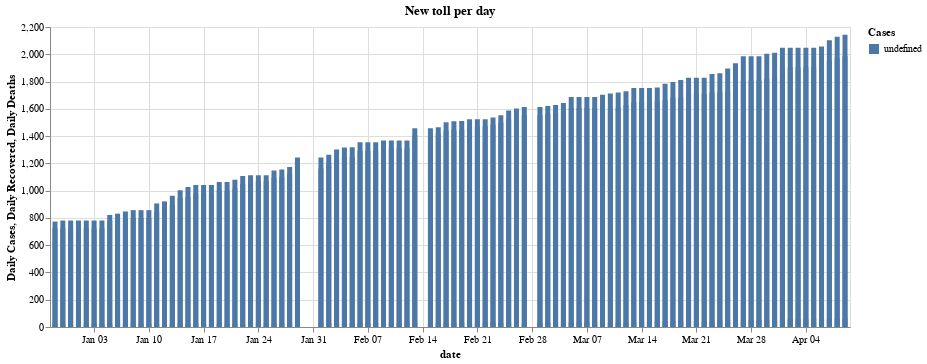

Notebook code cell kept with this figure:
### Code cell
city['daily_cases'] = city['totalCases']
city['daily_deaths'] = city['totalDeaths']
city['daily_recovered'] = city['totalRecovered']

# Initiate chart with data
totalCases = alt.Chart(city).mark_bar(color = '#106466').encode(alt.X('date:T'), alt.Y('daily_cases:Q', title = "Daily Cases"))
totalDeaths = alt.Chart(city).mark_bar(color = '#DC143C').encode(alt.X('date:T'), alt.Y('daily_deaths:Q', title = "Daily Deaths"))
totalRecovered = alt.Chart(city).mark_bar(color = '#87C232').encode(alt.X('date:T'), alt.Y('daily_recovered:Q', title = "Daily Recovered"))

(totalCases + totalRecovered + totalDeaths).encode(color = "Cases:N").properties(title = "New toll per day", width = 800)

### Figure 1 — Vega-Lite specification as saved in the notebook (floating-point values rounded to 4 significant figures)
{"config": {"view": {"continuousWidth": 400, "continuousHeight": 300}}, "layer": [{"mark": {"type": "bar", "color": "#106466"}, "encoding": {"x": {"type": "temporal", "field": "date"}, "y": {"type": "quantitative", "field": "daily_cases", "title": "Daily Cases"}}}, {"mark": {"type": "bar", "color": "#87C232"}, "encoding": {"x": {"type": "temporal", "field": "date"}, "y": {"type": "quantitative", "field": "daily_recovered", "title": "Daily Recovered"}}}, {"mark": {"type": "bar", "color": "#DC143C"}, "encoding": {"x": {"type": "temporal", "field": "date"}, "y": {"type": "quantitative", "field": "daily_deaths", "title": "Daily Deaths"}}}], "data": {"name": "data-9bb38bd20a0dbc3cf6a016e93a6313f7"}, "encoding": {"color": {"type": "nominal", "field": "Cases"}}, "title": "New toll per day", "width": 800, "$schema": "https://vega.github.io/schema/vega-lite/v4.8.1.json", "datasets": {"data-9bb38bd20a0dbc3cf6a016e93a6313f7": [{"city": "Aparecida", "date": "2020-12-29T00:00:00", "totalDeaths": 21, "totalCases": 773, "totalRecovered": 723, "totalBeds": 11, "intubated": 1, "new cases": null, "new deaths": null, "new recovered": null, "daily_cases": 773, "daily_deaths": 21, "daily_recovered": 723}, {"city": "Aparecida", "date": "2020-12-30T00:00:00", "totalDeaths": 21, "totalCases": 781, "totalRecovered": 724, "totalBeds": 13, "intubated": 1, "new cases": 8.0, "new deaths": 0.0, "new recovered": 1.0, "daily_cases": 781, "daily_deaths": 21, "daily_recovered": 724}, {"city": "Aparecida", "date": "2020-12-31T00:00:00", "totalDeaths": 21, "totalCases": 781, "totalRecovered": 724, "totalBeds": 13, "intubated": 1, "new cases": 0.0, "new deaths": 0.0, "new recovered": 0.0, "daily_cases": 781, "daily_deaths": 21, "daily_recovered": 724}, {"city": "Aparecida", "date": "2021-01-01T00:00:00", "totalDeaths": 21, "totalCases": 781, "totalRecovered": 724, "totalBeds": 13, "intubated": 1, "new cases": 0.0, "new deaths": 0.0, "new recovered": 0.0, "daily_cases": 781, "daily_deaths": 21, "daily_recovered": 724}, {"city": "Aparecida", "date": "2021-01-02T00:00:00", "totalDeaths": 21, "totalCases": 781, "totalRecovered": 724, "totalBeds": 13, "intubated": 1, "new cases": 0.0, "new deaths": 0.0, "new recovered": 0.0, "daily_cases": 781, "daily_deaths": 21, "daily_recovered": 724}, {"city": "Aparecida", "date": "2021-01-03T00:00:00", "totalDeaths": 21, "totalCases": 781, "totalRecovered": 724, "totalBeds": 13, "intubated": 1, "new cases": 0.0, "new deaths": 0.0, "new recovered": 0.0, "daily_cases": 781, "daily_deaths": 21, "daily_recovered": 724}, {"city": "Aparecida", "date": "2021-01-04T00:00:00", "totalDeaths": 21, "totalCases": 781, "totalRecovered": 724, "totalBeds": 13, "intubated": 1, "new cases": 0.0, "new deaths": 0.0, "new recovered": 0.0, "daily_cases": 781, "daily_deaths": 21, "daily_recovered": 724}, {"city": "Aparecida", "date": "2021-01-05T00:00:00", "totalDeaths": 22, "totalCases": 822, "totalRecovered": 780, "totalBeds": 8, "intubated": 3, "new cases": 41.0, "new deaths": 1.0, "new recovered": 56.0, "daily_cases": 822, "daily_deaths": 22, "daily_recovered": 780}, {"city": "Aparecida", "date": "2021-01-06T00:00:00", "totalDeaths": 22, "totalCases": 831, "totalRecovered": 786, "totalBeds": 11, "intubated": 2, "new cases": 9.0, "new deaths": 0.0, "new recovered": 6.0, "daily_cases": 831, "daily_deaths": 22, "daily_recovered": 786}, {"city": "Aparecida", "date": "2021-01-07T00:00:00", "totalDeaths": 22, "totalCases": 847, "totalRecovered": 792, "totalBeds": 15, "intubated": 2, "new cases": 16.0, "new deaths": 0.0, "new recovered": 6.0, "daily_cases": 847, "daily_deaths": 22, "daily_recovered": 792}, {"city": "Aparecida", "date": "2021-01-08T00:00:00", "totalDeaths": 22, "totalCases": 857, "totalRecovered": 799, "totalBeds": 16, "intubated": 4, "new cases": 10.0, "new deaths": 0.0, "new recovered": 7.0, "daily_cases": 857, "daily_deaths": 22, "daily_recovered": 799}, {"city": "Aparecida", "date": "2021-01-09T00:00:00", "totalDeaths": 22, "totalCases": 857, "totalRecovered": 799, "totalBeds": 16, "intubated": 4, "new cases": 0.0, "new deaths": 0.0, "new recovered": 0.0, "daily_cases": 857, "daily_deaths": 22, "daily_recovered": 799}, {"city": "Aparecida", "date": "2021-01-10T00:00:00", "totalDeaths": 22, "totalCases": 857, "totalRecovered": 799, "totalBeds": 16, "intubated": 4, "new cases": 0.0, "new deaths": 0.0, "new recovered": 0.0, "daily_cases": 857, "daily_deaths": 22, "daily_recovered": 799}, {"city": "Aparecida", "date": "2021-01-11T00:00:00", "totalDeaths": 22, "totalCases": 906, "totalRecovered": 841, "totalBeds": 22, "intubated": 1, "new cases": 49.0, "new deaths": 0.0, "new recovered": 42.0, "daily_cases": 906, "daily_deaths": 22, "daily_recovered": 841}, {"city": "Aparecida", "date": "2021-01-12T00:00:00", "totalDeaths": 22, "totalCases": 921, "totalRecovered": 873, "totalBeds": 23, "intubated": 2, "new cases": 15.0, "new deaths": 0.0, "new recovered": 32.0, "daily_cases": 921, "daily_deaths": 22, "daily_recovered": 873}, {"city": "Aparecida", "date": "2021-01-13T00:00:00", "totalDeaths": 22, "totalCases": 963, "totalRecovered": 894, "totalBeds": 26, "intubated": 2, "new cases": 42.0, "new deaths": 0.0, "new recovered": 21.0, "daily_cases": 963, "daily_deaths": 22, "daily_recovered": 894}, {"city": "Aparecida", "date": "2021-01-14T00:00:00", "totalDeaths": 22, "totalCases": 1002, "totalRecovered": 946, "totalBeds": 15, "intubated": 1, "new cases": 39.0, "new deaths": 0.0, "new recovered": 52.0, "daily_cases": 1002, "daily_deaths": 22, "daily_recovered": 946}, {"city": "Aparecida", "date": "2021-01-15T00:00:00", "totalDeaths": 22, "totalCases": 1027, "totalRecovered": 955, "totalBeds": 16, "intubated": 1, "new cases": 25.0, "new deaths": 0.0, "new recovered": 9.0, "daily_cases": 1027, "daily_deaths": 22, "daily_recovered": 955}, {"city": "Aparecida", "date": "2021-01-16T00:00:00", "totalDeaths": 23, "totalCases": 1042, "totalRecovered": 981, "totalBeds": 23, "intubated": 0, "new cases": 15.0, "new deaths": 1.0, "new recovered": 26.0, "daily_cases": 1042, "daily_deaths": 23, "daily_recovered": 981}, {"city": "Aparecida", "date": "2021-01-17T00:00:00", "totalDeaths": 23, "totalCases": 1042, "totalRecovered": 981, "totalBeds": 23, "intubated": 0, "new cases": 0.0, "new deaths": 0.0, "new recovered": 0.0, "daily_cases": 1042, "daily_deaths": 23, "daily_recovered": 981}, {"city": "Aparecida", "date": "2021-01-18T00:00:00", "totalDeaths": 23, "totalCases": 1042, "totalRecovered": 981, "totalBeds": 23, "intubated": 0, "new cases": 0.0, "new deaths": 0.0, "new recovered": 0.0, "daily_cases": 1042, "daily_deaths": 23, "daily_recovered": 981}, {"city": "Aparecida", "date": "2021-01-19T00:00:00", "totalDeaths": 23, "totalCases": 1064, "totalRecovered": 1000, "totalBeds": 28, "intubated": 0, "new cases": 22.0, "new deaths": 0.0, "new recovered": 19.0, "daily_cases": 1064, "daily_deaths": 23, "daily_recovered": 1000}, {"city": "Aparecida", "date": "2021-01-20T00:00:00", "totalDeaths": 23, "totalCases": 1064, "totalRecovered": 1000, "totalBeds": 20, "intubated": 1, "new cases": 0.0, "new deaths": 0.0, "new recovered": 0.0, "daily_cases": 1064, "daily_deaths": 23, "daily_recovered": 1000}, {"city": "Aparecida", "date": "2021-01-21T00:00:00", "totalDeaths": 23, "totalCases": 1079, "totalRecovered": 1016, "totalBeds": 21, "intubated": 2, "new cases": 15.0, "new deaths": 0.0, "new recovered": 16.0, "daily_cases": 1079, "daily_deaths": 23, "daily_recovered": 1016}, {"city": "Aparecida", "date": "2021-01-22T00:00:00", "totalDeaths": 23, "totalCases": 1107, "totalRecovered": 1050, "totalBeds": 15, "intubated": 2, "new cases": 28.0, "new deaths": 0.0, "new recovered": 34.0, "daily_cases": 1107, "daily_deaths": 23, "daily_recovered": 1050}, {"city": "Aparecida", "date": "2021-01-23T00:00:00", "totalDeaths": 25, "totalCases": 1112, "totalRecovered": 1069, "totalBeds": 16, "intubated": 3, "new cases": 5.0, "new deaths": 2.0, "new recovered": 19.0, "daily_cases": 1112, "daily_deaths": 25, "daily_recovered": 1069}, {"city": "Aparecida", "date": "2021-01-24T00:00:00", "totalDeaths": 25, "totalCases": 1112, "totalRecovered": 1069, "totalBeds": 16, "intubated": 3, "new cases": 0.0, "new deaths": 0.0, "new recovered": 0.0, "daily_cases": 1112, "daily_deaths": 25, "daily_recovered": 1069}, {"city": "Aparecida", "date": "2021-01-25T00:00:00", "totalDeaths": 25, "totalCases": 1112, "totalRecovered": 1069, "totalBeds": 16, "intubated": 3, "new cases": 0.0, "new deaths": 0.0, "new recovered": 0.0, "daily_cases": 1112, "daily_deaths": 25, "daily_recovered": 1069}, {"city": "Aparecida", "date": "2021-01-26T00:00:00", "totalDeaths": 25, "totalCases": 1147, "totalRecovered": 1096, "totalBeds": 17, "intubated": 4, "new cases": 35.0, "new deaths": 0.0, "new recovered": 27.0, "daily_cases": 1147, "daily_deaths": 25, "daily_recovered": 1096}, {"city": "Aparecida", "date": "2021-01-27T00:00:00", "totalDeaths": 26, "totalCases": 1155, "totalRecovered": 1101, "totalBeds": 18, "intubated": 4, "new cases": 8.0, "new deaths": 1.0, "new recovered": 5.0, "daily_cases": 1155, "daily_deaths": 26, "daily_recovered": 1101}, {"city": "Aparecida", "date": "2021-01-28T00:00:00", "totalDeaths": 27, "totalCases": 1174, "totalRecovered": 1120, "totalBeds": 16, "intubated": 2, "new cases": 19.0, "new deaths": 1.0, "new recovered": 19.0, "daily_cases": 1174, "daily_deaths": 27, "daily_recovered": 1120}, {"city": "Aparecida", "date": "2021-01-29T00:00:00", "totalDeaths": 27, "totalCases": 1243, "totalRecovered": 1162, "totalBeds": 16, "intubated": 2, "new cases": 69.0, "new deaths": 0.0, "new recovered": 42.0, "daily_cases": 1243, "daily_deaths": 27, "daily_recovered": 1162}, {"city": "Aparecida", "date": "2021-02-01T00:00:00", "totalDeaths": 28, "totalCases": 1243, "totalRecovered": 1162, "totalBeds": 18, "intubated": 1, "new cases": 0.0, "new deaths": 1.0, "new recovered": 0.0, "daily_cases": 1243, "daily_deaths": 28, "daily_recovered": 1162}, {"city": "Aparecida", "date": "2021-02-02T00:00:00", "totalDeaths": 28, "totalCases": 1264, "totalRecovered": 1207, "totalBeds": 15, "intubated": 1, "new cases": 21.0, "new deaths": 0.0, "new recovered": 45.0, "daily_cases": 1264, "daily_deaths": 28, "daily_recovered": 1207}, {"city": "Aparecida", "date": "2021-02-03T00:00:00", "totalDeaths": 28, "totalCases": 1302, "totalRecovered": 1242, "totalBeds": 15, "intubated": 1, "new cases": 38.0, "new deaths": 0.0, "new recovered": 35.0, "daily_cases": 1302, "daily_deaths": 28, "daily_recovered": 1242}, {"city": "Aparecida", "date": "2021-02-04T00:00:00", "totalDeaths": 28, "totalCases": 1317, "totalRecovered": 1246, "totalBeds": 12, "intubated": 0, "new cases": 15.0, "new deaths": 0.0, "new recovered": 4.0, "daily_cases": 1317, "daily_deaths": 28, "daily_recovered": 1246}, {"city": "Aparecida", "date": "2021-02-05T00:00:00", "totalDeaths": 29, "totalCases": 1318, "totalRecovered": 1246, "totalBeds": 12, "intubated": 2, "new cases": 1.0, "new deaths": 1.0, "new recovered": 0.0, "daily_cases": 1318, "daily_deaths": 29, "daily_recovered": 1246}, {"city": "Aparecida", "date": "2021-02-06T00:00:00", "totalDeaths": 29, "totalCases": 1355, "totalRecovered": 1291, "totalBeds": 7, "intubated": 0, "new cases": 37.0, "new deaths": 0.0, "new recovered": 45.0, "daily_cases": 1355, "daily_deaths": 29, "daily_recovered": 1291}, {"city": "Aparecida", "date": "2021-02-07T00:00:00", "totalDeaths": 29, "totalCases": 1355, "totalRecovered": 1291, "totalBeds": 7, "intubated": 0, "new cases": 0.0, "new deaths": 0.0, "new recovered": 0.0, "daily_cases": 1355, "daily_deaths": 29, "daily_recovered": 1291}, {"city": "Aparecida", "date": "2021-02-08T00:00:00", "totalDeaths": 29, "totalCases": 1355, "totalRecovered": 1291, "totalBeds": 7, "intubated": 0, "new cases": 0.0, "new deaths": 0.0, "new recovered": 0.0, "daily_cases": 1355, "daily_deaths": 29, "daily_recovered": 1291}, {"city": "Aparecida", "date": "2021-02-09T00:00:00", "totalDeaths": 30, "totalCases": 1367, "totalRecovered": 1310, "totalBeds": 11, "intubated": 0, "new cases": 12.0, "new deaths": 1.0, "new recovered": 19.0, "daily_cases": 1367, "daily_deaths": 30, "daily_recovered": 1310}, {"city": "Aparecida", "date": "2021-02-10T00:00:00", "totalDeaths": 30, "totalCases": 1367, "totalRecovered": 1310, "totalBeds": 11, "intubated": 0, "new cases": 0.0, "new deaths": 0.0, "new recovered": 0.0, "daily_cases": 1367, "daily_deaths": 30, "daily_recovered": 1310}, {"city": "Aparecida", "date": "2021-02-11T00:00:00", "totalDeaths": 30, "totalCases": 1367, "totalRecovered": 1310, "totalBeds": 10, "intubated": 0, "new cases": 0.0, "new deaths": 0.0, "new recovered": 0.0, "daily_cases": 1367, "daily_deaths": 30, "daily_recovered": 1310}, {"city": "Aparecida", "date": "2021-02-12T00:00:00", "totalDeaths": 30, "totalCases": 1367, "totalRecovered": 1310, "totalBeds": 13, "intubated": 0, "new cases": 0.0, "new deaths": 0.0, "new recovered": 0.0, "daily_cases": 1367, "daily_deaths": 30, "daily_recovered": 1310}, {"city": "Aparecida", "date": "2021-02-13T00:00:00", "totalDeaths": 30, "totalCases": 1457, "totalRecovered": 1409, "totalBeds": 15, "intubated": 0, "new cases": 90.0, "new deaths": 0.0, "new recovered": 99.0, "daily_cases": 1457, "daily_deaths": 30, "daily_recovered": 1409}, {"city": "Aparecida", "date": "2021-02-15T00:00:00", "totalDeaths": 30, "totalCases": 1457, "totalRecovered": 1409, "totalBeds": 15, "intubated": 0, "new cases": 0.0, "new deaths": 0.0, "new recovered": 0.0, "daily_cases": 1457, "daily_deaths": 30, "daily_recovered": 1409}, {"city": "Aparecida", "date": "2021-02-16T00:00:00", "totalDeaths": 30, "totalCases": 1465, "totalRecovered": 1417, "totalBeds": 12, "intubated": 0, "new cases": 8.0, "new deaths": 0.0, "new recovered": 8.0, "daily_cases": 1465, "daily_deaths": 30, "daily_recovered": 1417}, {"city": "Aparecida", "date": "2021-02-17T00:00:00", "totalDeaths": 30, "totalCases": 1501, "totalRecovered": 1439, "totalBeds": 12, "intubated": 0, "new cases": 36.0, "new deaths": 0.0, "new recovered": 22.0, "daily_cases": 1501, "daily_deaths": 30, "daily_recovered": 1439}, {"city": "Aparecida", "date": "2021-02-18T00:00:00", "totalDeaths": 30, "totalCases": 1508, "totalRecovered": 1447, "totalBeds": 12, "intubated": 0, "new cases": 7.0, "new deaths": 0.0, "new recovered": 8.0, "daily_cases": 1508, "daily_deaths": 30, "daily_recovered": 1447}, {"city": "Aparecida", "date": "2021-02-19T00:00:00", "totalDeaths": 30, "totalCases": 1510, "totalRecovered": 1447, "totalBeds": 13, "intubated": 0, "new cases": 2.0, "new deaths": 0.0, "new recovered": 0.0, "daily_cases": 1510, "daily_deaths": 30, "daily_recovered": 1447}, {"city": "Aparecida", "date": "2021-02-20T00:00:00", "totalDeaths": 30, "totalCases": 1523, "totalRecovered": 1470, "totalBeds": 10, "intubated": 0, "new cases": 13.0, "new deaths": 0.0, "new recovered": 23.0, "daily_cases": 1523, "daily_deaths": 30, "daily_recovered": 1470}, {"city": "Aparecida", "date": "2021-02-21T00:00:00", "totalDeaths": 30, "totalCases": 1523, "totalRecovered": 1470, "totalBeds": 10, "intubated": 0, "new cases": 0.0, "new deaths": 0.0, "new recovered": 0.0, "daily_cases": 1523, "daily_deaths": 30, "daily_recovered": 1470}, {"city": "Aparecida", "date": "2021-02-22T00:00:00", "totalDeaths": 30, "totalCases": 1523, "totalRecovered": 1470, "totalBeds": 10, "intubated": 0, "new cases": 0.0, "new deaths": 0.0, "new recovered": 0.0, "daily_cases": 1523, "daily_deaths": 30, "daily_recovered": 1470}, {"city": "Aparecida", "date": "2021-02-23T00:00:00", "totalDeaths": 30, "totalCases": 1536, "totalRecovered": 1484, "totalBeds": 9, "intubated": 0, "new cases": 13.0, "new deaths": 0.0, "new recovered": 14.0, "daily_cases": 1536, "daily_deaths": 30, "daily_recovered": 1484}, {"city": "Aparecida", "date": "2021-02-24T00:00:00", "totalDeaths": 30, "totalCases": 1552, "totalRecovered": 1497, "totalBeds": 11, "intubated": 0, "new cases": 16.0, "new deaths": 0.0, "new recovered": 13.0, "daily_cases": 1552, "daily_deaths": 30, "daily_recovered": 1497}, {"city": "Aparecida", "date": "2021-02-25T00:00:00", "totalDeaths": 30, "totalCases": 1588, "totalRecovered": 1522, "totalBeds": 8, "intubated": 1, "new cases": 36.0, "new deaths": 0.0, "new recovered": 25.0, "daily_cases": 1588, "daily_deaths": 30, "daily_recovered": 1522}, {"city": "Aparecida", "date": "2021-02-26T00:00:00", "totalDeaths": 30, "totalCases": 1603, "totalRecovered": 1526, "totalBeds": 12, "intubated": 0, "new cases": 15.0, "new deaths": 0.0, "new recovered": 4.0, "daily_cases": 1603, "daily_deaths": 30, "daily_recovered": 1526}, {"city": "Aparecida", "date": "2021-02-27T00:00:00", "totalDeaths": 31, "totalCases": 1614, "totalRecovered": 1552, "totalBeds": 16, "intubated": 0, "new cases": 11.0, "new deaths": 1.0, "new recovered": 26.0, "daily_cases": 1614, "daily_deaths": 31, "daily_recovered": 1552}, {"city": "Aparecida", "date": "2021-03-01T00:00:00", "totalDeaths": 31, "totalCases": 1614, "totalRecovered": 1552, "totalBeds": 16, "intubated": 0, "new cases": 0.0, "new deaths": 0.0, "new recovered": 0.0, "daily_cases": 1614, "daily_deaths": 31, "daily_recovered": 1552}, {"city": "Aparecida", "date": "2021-03-02T00:00:00", "totalDeaths": 31, "totalCases": 1620, "totalRecovered": 1561, "totalBeds": 17, "intubated": 0, "new cases": 6.0, "new deaths": 0.0, "new recovered": 9.0, "daily_cases": 1620, "daily_deaths": 31, "daily_recovered": 1561}, {"city": "Aparecida", "date": "2021-03-03T00:00:00", "totalDeaths": 31, "totalCases": 1628, "totalRecovered": 1569, "totalBeds": 13, "intubated": 2, "new cases": 8.0, "new deaths": 0.0, "new recovered": 8.0, "daily_cases": 1628, "daily_deaths": 31, "daily_recovered": 1569}, {"city": "Aparecida", "date": "2021-03-04T00:00:00", "totalDeaths": 31, "totalCases": 1642, "totalRecovered": 1586, "totalBeds": 14, "intubated": 1, "new cases": 14.0, "new deaths": 0.0, "new recovered": 17.0, "daily_cases": 1642, "daily_deaths": 31, "daily_recovered": 1586}, {"city": "Aparecida", "date": "2021-03-05T00:00:00", "totalDeaths": 31, "totalCases": 1686, "totalRecovered": 1607, "totalBeds": 21, "intubated": 2, "new cases": 44.0, "new deaths": 0.0, "new recovered": 21.0, "daily_cases": 1686, "daily_deaths": 31, "daily_recovered": 1607}, {"city": "Aparecida", "date": "2021-03-06T00:00:00", "totalDeaths": 31, "totalCases": 1686, "totalRecovered": 1607, "totalBeds": 21, "intubated": 2, "new cases": 0.0, "new deaths": 0.0, "new recovered": 0.0, "daily_cases": 1686, "daily_deaths": 31, "daily_recovered": 1607}, {"city": "Aparecida", "date": "2021-03-07T00:00:00", "totalDeaths": 31, "totalCases": 1686, "totalRecovered": 1607, "totalBeds": 21, "intubated": 2, "new cases": 0.0, "new deaths": 0.0, "new recovered": 0.0, "daily_cases": 1686, "daily_deaths": 31, "daily_recovered": 1607}, {"city": "Aparecida", "date": "2021-03-08T00:00:00", "totalDeaths": 31, "totalCases": 1686, "totalRecovered": 1607, "totalBeds": 21, "intubated": 2, "new cases": 0.0, "new deaths": 0.0, "new recovered": 0.0, "daily_cases": 1686, "daily_deaths": 31, "daily_recovered": 1607}, {"city": "Aparecida", "date": "2021-03-09T00:00:00", "totalDeaths": 32, "totalCases": 1703, "totalRecovered": 1610, "totalBeds": 22, "intubated": 3, "new cases": 17.0, "new deaths": 1.0, "new recovered": 3.0, "daily_cases": 1703, "daily_deaths": 32, "daily_recovered": 1610}, {"city": "Aparecida", "date": "2021-03-10T00:00:00", "totalDeaths": 32, "totalCases": 1713, "totalRecovered": 1611, "totalBeds": 24, "intubated": 1, "new cases": 10.0, "new deaths": 0.0, "new recovered": 1.0, "daily_cases": 1713, "daily_deaths": 32, "daily_recovered": 1611}, {"city": "Aparecida", "date": "2021-03-11T00:00:00", "totalDeaths": 32, "totalCases": 1719, "totalRecovered": 1611, "totalBeds": 29, "intubated": 0, "new cases": 6.0, "new deaths": 0.0, "new recovered": 0.0, "daily_cases": 1719, "daily_deaths": 32, "daily_recovered": 1611}, {"city": "Aparecida", "date": "2021-03-12T00:00:00", "totalDeaths": 33, "totalCases": 1729, "totalRecovered": 1626, "totalBeds": 24, "intubated": 0, "new cases": 10.0, "new deaths": 1.0, "new recovered": 15.0, "daily_cases": 1729, "daily_deaths": 33, "daily_recovered": 1626}, {"city": "Aparecida", "date": "2021-03-13T00:00:00", "totalDeaths": 36, "totalCases": 1753, "totalRecovered": 1649, "totalBeds": 26, "intubated": 0, "new cases": 24.0, "new deaths": 3.0, "new recovered": 23.0, "daily_cases": 1753, "daily_deaths": 36, "daily_recovered": 1649}, {"city": "Aparecida", "date": "2021-03-14T00:00:00", "totalDeaths": 36, "totalCases": 1753, "totalRecovered": 1649, "totalBeds": 26, "intubated": 0, "new cases": 0.0, "new deaths": 0.0, "new recovered": 0.0, "daily_cases": 1753, "daily_deaths": 36, "daily_recovered": 1649}, {"city": "Aparecida", "date": "2021-03-15T00:00:00", "totalDeaths": 36, "totalCases": 1753, "totalRecovered": 1649, "totalBeds": 26, "intubated": 0, "new cases": 0.0, "new deaths": 0.0, "new recovered": 0.0, "daily_cases": 1753, "daily_deaths": 36, "daily_recovered": 1649}, {"city": "Aparecida", "date": "2021-03-16T00:00:00", "totalDeaths": 38, "totalCases": 1756, "totalRecovered": 1655, "totalBeds": 27, "intubated": 2, "new cases": 3.0, "new deaths": 2.0, "new recovered": 6.0, "daily_cases": 1756, "daily_deaths": 38, "daily_recovered": 1655}, {"city": "Aparecida", "date": "2021-03-17T00:00:00", "totalDeaths": 42, "totalCases": 1784, "totalRecovered": 1662, "totalBeds": 27, "intubated": 4, "new cases": 28.0, "new deaths": 4.0, "new recovered": 7.0, "daily_cases": 1784, "daily_deaths": 42, "daily_recovered": 1662}, {"city": "Aparecida", "date": "2021-03-18T00:00:00", "totalDeaths": 42, "totalCases": 1796, "totalRecovered": 1682, "totalBeds": 38, "intubated": 4, "new cases": 12.0, "new deaths": 0.0, "new recovered": 20.0, "daily_cases": 1796, "daily_deaths": 42, "daily_recovered": 1682}, {"city": "Aparecida", "date": "2021-03-19T00:00:00", "totalDeaths": 43, "totalCases": 1811, "totalRecovered": 1682, "totalBeds": 46, "intubated": 4, "new cases": 15.0, "new deaths": 1.0, "new recovered": 0.0, "daily_cases": 1811, "daily_deaths": 43, "daily_recovered": 1682}, {"city": "Aparecida", "date": "2021-03-20T00:00:00", "totalDeaths": 44, "totalCases": 1827, "totalRecovered": 1711, "totalBeds": 55, "intubated": 4, "new cases": 16.0, "new deaths": 1.0, "new recovered": 29.0, "daily_cases": 1827, "daily_deaths": 44, "daily_recovered": 1711}, {"city": "Aparecida", "date": "2021-03-21T00:00:00", "totalDeaths": 44, "totalCases": 1827, "totalRecovered": 1711, "totalBeds": 55, "intubated": 4, "new cases": 0.0, "new deaths": 0.0, "new recovered": 0.0, "daily_cases": 1827, "daily_deaths": 44, "daily_recovered": 1711}, {"city": "Aparecida", "date": "2021-03-22T00:00:00", "totalDeaths": 44, "totalCases": 1827, "totalRecovered": 1711, "totalBeds": 55, "intubated": 4, "new cases": 0.0, "new deaths": 0.0, "new recovered": 0.0, "daily_cases": 1827, "daily_deaths": 44, "daily_recovered": 1711}, {"city": "Aparecida", "date": "2021-03-23T00:00:00", "totalDeaths": 44, "totalCases": 1856, "totalRecovered": 1719, "totalBeds": 57, "intubated": 6, "new cases": 29.0, "new deaths": 0.0, "new recovered": 8.0, "daily_cases": 1856, "daily_deaths": 44, "daily_recovered": 1719}, {"city": "Aparecida", "date": "2021-03-24T00:00:00", "totalDeaths": 48, "totalCases": 1861, "totalRecovered": 1723, "totalBeds": 48, "intubated": 7, "new cases": 5.0, "new deaths": 4.0, "new recovered": 4.0, "daily_cases": 1861, "daily_deaths": 48, "daily_recovered": 1723}, {"city": "Aparecida", "date": "2021-03-25T00:00:00", "totalDeaths": 50, "totalCases": 1896, "totalRecovered": 1728, "totalBeds": 50, "intubated": 7, "new cases": 35.0, "new deaths": 2.0, "new recovered": 5.0, "daily_cases": 1896, "daily_deaths": 50, "daily_recovered": 1728}, {"city": "Aparecida", "date": "2021-03-26T00:00:00", "totalDeaths": 50, "totalCases": 1934, "totalRecovered": 1756, "totalBeds": 46, "intubated": 7, "new cases": 38.0, "new deaths": 0.0, "new recovered": 28.0, "daily_cases": 1934, "daily_deaths": 50, "daily_recovered": 1756}, {"city": "Aparecida", "date": "2021-03-27T00:00:00", "totalDeaths": 51, "totalCases": 1985, "totalRecovered": 1807, "totalBeds": 33, "intubated": 6, "new cases": 51.0, "new deaths": 1.0, "new recovered": 51.0, "daily_cases": 1985, "daily_deaths": 51, "daily_recovered": 1807}, {"city": "Aparecida", "date": "2021-03-28T00:00:00", "totalDeaths": 51, "totalCases": 1985, "totalRecovered": 1807, "totalBeds": 33, "intubated": 6, "new cases": 0.0, "new deaths": 0.0, "new recovered": 0.0, "daily_cases": 1985, "daily_deaths": 51, "daily_recovered": 1807}, {"city": "Aparecida", "date": "2021-03-29T00:00:00", "totalDeaths": 51, "totalCases": 1985, "totalRecovered": 1807, "totalBeds": 33, "intubated": 6, "new cases": 0.0, "new deaths": 0.0, "new recovered": 0.0, "daily_cases": 1985, "daily_deaths": 51, "daily_recovered": 1807}, {"city": "Aparecida", "date": "2021-03-30T00:00:00", "totalDeaths": 54, "totalCases": 2003, "totalRecovered": 1822, "totalBeds": 40, "intubated": 6, "new cases": 18.0, "new deaths": 3.0, "new recovered": 15.0, "daily_cases": 2003, "daily_deaths": 54, "daily_recovered": 1822}, {"city": "Aparecida", "date": "2021-03-31T00:00:00", "totalDeaths": 54, "totalCases": 2012, "totalRecovered": 1829, "totalBeds": 34, "intubated": 6, "new cases": 9.0, "new deaths": 0.0, "new recovered": 7.0, "daily_cases": 2012, "daily_deaths": 54, "daily_recovered": 1829}, {"city": "Aparecida", "date": "2021-04-01T00:00:00", "totalDeaths": 59, "totalCases": 2048, "totalRecovered": 1904, "totalBeds": 39, "intubated": 5, "new cases": 36.0, "new deaths": 5.0, "new recovered": 75.0, "daily_cases": 2048, "daily_deaths": 59, "daily_recovered": 1904}, {"city": "Aparecida", "date": "2021-04-02T00:00:00", "totalDeaths": 59, "totalCases": 2048, "totalRecovered": 1904, "totalBeds": 39, "intubated": 5, "new cases": 0.0, "new deaths": 0.0, "new recovered": 0.0, "daily_cases": 2048, "daily_deaths": 59, "daily_recovered": 1904}, {"city": "Aparecida", "date": "2021-04-03T00:00:00", "totalDeaths": 59, "totalCases": 2048, "totalRecovered": 1904, "totalBeds": 39, "intubated": 5, "new cases": 0.0, "new deaths": 0.0, "new recovered": 0.0, "daily_cases": 2048, "daily_deaths": 59, "daily_recovered": 1904}, {"city": "Aparecida", "date": "2021-04-04T00:00:00", "totalDeaths": 59, "totalCases": 2048, "totalRecovered": 1904, "totalBeds": 39, "intubated": 5, "new cases": 0.0, "new deaths": 0.0, "new recovered": 0.0, "daily_cases": 2048, "daily_deaths": 59, "daily_recovered": 1904}, {"city": "Aparecida", "date": "2021-04-05T00:00:00", "totalDeaths": 59, "totalCases": 2048, "totalRecovered": 1904, "totalBeds": 39, "intubated": 5, "new cases": 0.0, "new deaths": 0.0, "new recovered": 0.0, "daily_cases": 2048, "daily_deaths": 59, "daily_recovered": 1904}, {"city": "Aparecida", "date": "2021-04-06T00:00:00", "totalDeaths": 60, "totalCases": 2057, "totalRecovered": 1923, "totalBeds": 40, "intubated": 6, "new cases": 9.0, "new deaths": 1.0, "new recovered": 19.0, "daily_cases": 2057, "daily_deaths": 60, "daily_recovered": 1923}, {"city": "Aparecida", "date": "2021-04-07T00:00:00", "totalDeaths": 60, "totalCases": 2103, "totalRecovered": 1952, "totalBeds": 39, "intubated": 7, "new cases": 46.0, "new deaths": 0.0, "new recovered": 29.0, "daily_cases": 2103, "daily_deaths": 60, "daily_recovered": 1952}, {"city": "Aparecida", "date": "2021-04-08T00:00:00", "totalDeaths": 61, "totalCases": 2128, "totalRecovered": 1971, "totalBeds": 44, "intubated": 9, "new cases": 25.0, "new deaths": 1.0, "new recovered": 19.0, "daily_cases": 2128, "daily_deaths": 61, "daily_recovered": 1971}, {"city": "Aparecida", "date": "2021-04-09T00:00:00", "totalDeaths": 62, "totalCases": 2143, "totalRecovered": 1986, "totalBeds": 44, "intubated": 10, "new cases": 15.0, "new deaths": 1.0, "new recovered": 15.0, "daily_cases": 2143, "daily_deaths": 62, "daily_recovered": 1986}]}}
